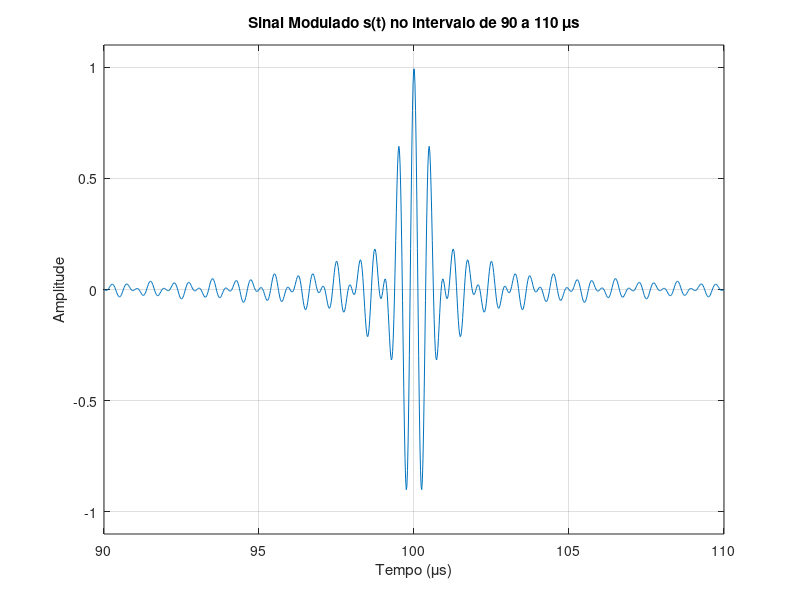

Source code (MATLAB):
% Definindo parâmetros
fc = 2e6; 
fsamp = 50e6; 
t_end = 200e-6; 

% Definindo o intervalo de tempo
t = linspace(0, t_end*1e6, round(t_end * fsamp)); 

% Calculando o sinal de mensagem
x = t - 100; 
mt = sinc(x);

% Calculando a portadora
ct = cos(2 * pi * fc * t * 1e-6); 

% Modulação do sinal de mensagem
st = mt .* ct;

% Selecionando o intervalo de tempo de 90 a 110 µs
t_plot_start = 90e-6; 
t_plot_end = 110e-6; 

% Encontrando os índices correspondentes ao intervalo de 90 a 110 µs
indices = t >= t_plot_start*1e6 & t <= t_plot_end*1e6;

% Selecionando os valores de tempo e do sinal modulado para plotagem
t_plot = t(indices);
st_plot = st(indices);

% Plotando o sinal modulado 
figure;
plot(t_plot, st_plot);
title('Sinal Modulado s(t) no intervalo de 90 a 110 \mus');
xlabel('Tempo (\mus)');
ylabel('Amplitude');
yticks(-2:0.5:2);
ylim([-1.1, 1.1]);
grid on;

